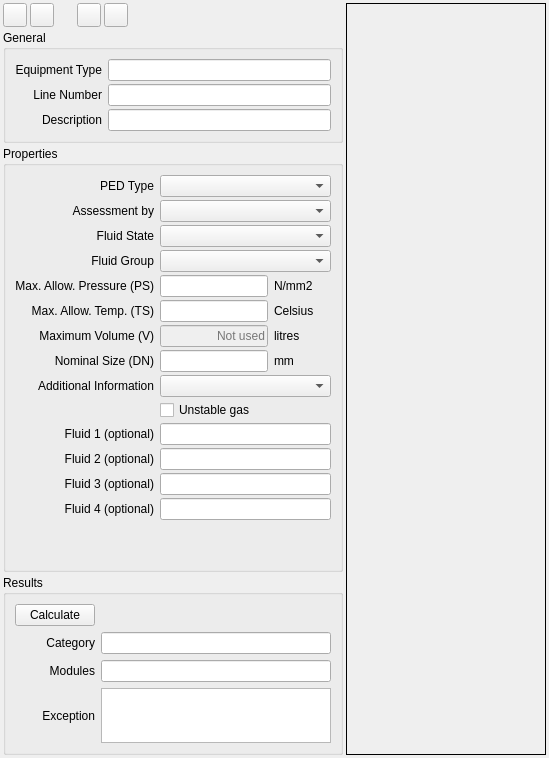
     <widget class="QWidget" name="page2">
      <layout class="QGridLayout" name="gridLayout_7">
       <property name="leftMargin">
        <number>3</number>
       </property>
       <property name="topMargin">
        <number>3</number>
       </property>
       <property name="rightMargin">
        <number>3</number>
       </property>
       <property name="bottomMargin">
        <number>3</number>
       </property>
       <property name="spacing">
        <number>3</number>
       </property>
       <item row="0" column="0">
        <layout class="QVBoxLayout" name="verticalLayout_4">
         <property name="spacing">
          <number>3</number>
         </property>
         <item>
          <layout class="QHBoxLayout" name="horizontalLayout_2">
           <property name="spacing">
            <number>3</number>
           </property>
           <item>
            <widget class="QPushButton" name="pbPreviousLine">
             <property name="minimumSize">
              <size>
               <width>24</width>
               <height>24</height>
              </size>
             </property>
             <property name="maximumSize">
              <size>
               <width>24</width>
               <height>24</height>
              </size>
             </property>
             <property name="toolTip">
              <string>Previous</string>
             </property>
             <property name="text">
              <string/>
             </property>
             <property name="icon">
              <iconset resource="../../../db/src/gui/db.qrc">
               <normaloff>:/images/icons/arrow_left.png</normaloff>:/images/icons/arrow_left.png</iconset>
             </property>
            </widget>
           </item>
           <item>
            <widget class="QPushButton" name="pbNextLine">
             <property name="minimumSize">
              <size>
               <width>24</width>
               <height>24</height>
              </size>
             </property>
             <property name="maximumSize">
              <size>
               <width>24</width>
               <height>24</height>
              </size>
             </property>
             <property name="toolTip">
              <string>Next</string>
             </property>
             <property name="text">
              <string/>
             </property>
             <property name="icon">
              <iconset resource="../../../db/src/gui/db.qrc">
               <normaloff>:/images/icons/arrow_right.png</normaloff>:/images/icons/arrow_right.png</iconset>
             </property>
            </widget>
           </item>
           <item>
            <spacer name="horizontalSpacer_3">
             <property name="orientation">
              <enum>Qt::Horizontal</enum>
             </property>
             <property name="sizeType">
              <enum>QSizePolicy::Preferred</enum>
             </property>
             <property name="sizeHint" stdset="0">
              <size>
               <width>20</width>
               <height>20</height>
              </size>
             </property>
            </spacer>
           </item>
           <item>
            <widget class="QPushButton" name="pbSaveLine">
             <property name="minimumSize">
              <size>
               <width>24</width>
               <height>24</height>
              </size>
             </property>
             <property name="maximumSize">
              <size>
               <width>24</width>
               <height>24</height>
              </size>
             </property>
             <property name="toolTip">
              <string>Save</string>
             </property>
             <property name="text">
              <string/>
             </property>
             <property name="icon">
              <iconset resource="../../../db/src/gui/db.qrc">
               <normaloff>:/images/icons/database_save.png</normaloff>:/images/icons/database_save.png</iconset>
             </property>
            </widget>
           </item>
           <item>
            <widget class="QPushButton" name="pbRevertLine">
             <property name="minimumSize">
              <size>
               <width>24</width>
               <height>24</height>
              </size>
             </property>
             <property name="maximumSize">
              <size>
               <width>24</width>
               <height>24</height>
              </size>
             </property>
             <property name="toolTip">
              <string>Revert changes</string>
             </property>
             <property name="text">
              <string/>
             </property>
             <property name="icon">
              <iconset resource="../../../db/src/gui/db.qrc">
               <normaloff>:/images/icons/arrow_undo.png</normaloff>:/images/icons/arrow_undo.png</iconset>
             </property>
            </widget>
           </item>
           <item>
            <spacer name="horizontalSpacer_4">
             <property name="orientation">
              <enum>Qt::Horizontal</enum>
             </property>
             <property name="sizeHint" stdset="0">
              <size>
               <width>40</width>
               <height>20</height>
              </size>
             </property>
            </spacer>
           </item>
          </layout>
         </item>
         <item>
          <widget class="QGroupBox" name="groupBoxGeneralLine">
           <property name="sizePolicy">
            <sizepolicy hsizetype="MinimumExpanding" vsizetype="Fixed">
             <horstretch>0</horstretch>
             <verstretch>0</verstretch>
            </sizepolicy>
           </property>
           <property name="maximumSize">
            <size>
             <width>340</width>
             <height>16777215</height>
            </size>
           </property>
           <property name="title">
            <string>General</string>
           </property>
           <layout class="QGridLayout" name="gridLayout_4">
            <property name="verticalSpacing">
             <number>3</number>
            </property>
            <item row="1" column="0">
             <widget class="QLabel" name="lblTagNumberLine">
              <property name="text">
               <string>Line Number</string>
              </property>
              <property name="alignment">
               <set>Qt::AlignRight|Qt::AlignTrailing|Qt::AlignVCenter</set>
              </property>
             </widget>
            </item>
            <item row="1" column="1">
             <widget class="QLineEdit" name="leTagNumberLine">
              <property name="sizePolicy">
               <sizepolicy hsizetype="MinimumExpanding" vsizetype="Fixed">
                <horstretch>0</horstretch>
                <verstretch>0</verstretch>
               </sizepolicy>
              </property>
             </widget>
            </item>
            <item row="2" column="0">
             <widget class="QLabel" name="lblDescriptionLine">
              <property name="text">
               <string>Description</string>
              </property>
              <property name="alignment">
               <set>Qt::AlignRight|Qt::AlignTrailing|Qt::AlignVCenter</set>
              </property>
             </widget>
            </item>
            <item row="0" column="0">
             <widget class="QLabel" name="lblEquipmentTypeLine">
              <property name="text">
               <string>Equipment Type</string>
              </property>
              <property name="alignment">
               <set>Qt::AlignRight|Qt::AlignTrailing|Qt::AlignVCenter</set>
              </property>
             </widget>
            </item>
            <item row="2" column="1">
             <widget class="QLineEdit" name="leDescriptionLine">
              <property name="sizePolicy">
               <sizepolicy hsizetype="MinimumExpanding" vsizetype="Fixed">
                <horstretch>0</horstretch>
                <verstretch>0</verstretch>
               </sizepolicy>
              </property>
             </widget>
            </item>
            <item row="0" column="1">
             <widget class="QLineEdit" name="leEquipmentTypeLine"/>
            </item>
           </layout>
          </widget>
         </item>
         <item>
          <widget class="QGroupBox" name="gbPropertiesLine">
           <property name="sizePolicy">
            <sizepolicy hsizetype="MinimumExpanding" vsizetype="Preferred">
             <horstretch>0</horstretch>
             <verstretch>0</verstretch>
            </sizepolicy>
           </property>
           <property name="maximumSize">
            <size>
             <width>340</width>
             <height>16777215</height>
            </size>
           </property>
           <property name="title">
            <string>Properties</string>
           </property>
           <layout class="QGridLayout" name="gridLayout125">
            <property name="leftMargin">
             <number>9</number>
            </property>
            <property name="topMargin">
             <number>9</number>
            </property>
            <property name="rightMargin">
             <number>9</number>
            </property>
            <property name="bottomMargin">
             <number>9</number>
            </property>
            <property name="horizontalSpacing">
             <number>6</number>
            </property>
            <property name="verticalSpacing">
             <number>3</number>
            </property>
            <item row="2" column="1" colspan="2">
             <widget class="QComboBox" name="cbFluidStateLine"/>
            </item>
            <item row="3" column="1" colspan="2">
             <widget class="QComboBox" name="cbFluidGroupLine"/>
            </item>
            <item row="4" column="0">
             <widget class="QLabel" name="lblPsLine">
              <property name="text">
               <string>Max. Allow. Pressure (PS)</string>
              </property>
              <property name="alignment">
               <set>Qt::AlignRight|Qt::AlignTrailing|Qt::AlignVCenter</set>
              </property>
             </widget>
            </item>
            <item row="3" column="0">
             <widget class="QLabel" name="lblFluidGroupLine">
              <property name="text">
               <string>Fluid Group</string>
              </property>
              <property name="alignment">
               <set>Qt::AlignRight|Qt::AlignTrailing|Qt::AlignVCenter</set>
              </property>
             </widget>
            </item>
            <item row="2" column="0">
             <widget class="QLabel" name="lblFluidStateLine">
              <property name="text">
               <string>Fluid State</string>
              </property>
              <property name="alignment">
               <set>Qt::AlignRight|Qt::AlignTrailing|Qt::AlignVCenter</set>
              </property>
             </widget>
            </item>
            <item row="7" column="0">
             <widget class="QLabel" name="lblDnLine">
              <property name="text">
               <string>Nominal Size (DN)</string>
              </property>
              <property name="alignment">
               <set>Qt::AlignRight|Qt::AlignTrailing|Qt::AlignVCenter</set>
              </property>
             </widget>
            </item>
            <item row="6" column="0">
             <widget class="QLabel" name="lblVLine">
              <property name="text">
               <string>Maximum Volume (V)</string>
              </property>
              <property name="alignment">
               <set>Qt::AlignRight|Qt::AlignTrailing|Qt::AlignVCenter</set>
              </property>
             </widget>
            </item>
            <item row="4" column="2">
             <widget class="QLabel" name="label_11">
              <property name="text">
               <string>N/mm2</string>
              </property>
             </widget>
            </item>
            <item row="5" column="2">
             <widget class="QLabel" name="label_13">
              <property name="text">
               <string>Celsius</string>
              </property>
             </widget>
            </item>
            <item row="6" column="2">
             <widget class="QLabel" name="label_14">
              <property name="text">
               <string>litres</string>
              </property>
             </widget>
            </item>
            <item row="7" column="2">
             <widget class="QLabel" name="label_15">
              <property name="text">
               <string>mm</string>
              </property>
             </widget>
            </item>
            <item row="4" column="1">
             <widget class="QLineEdit" name="lePsLine">
              <property name="sizePolicy">
               <sizepolicy hsizetype="Preferred" vsizetype="Fixed">
                <horstretch>0</horstretch>
                <verstretch>0</verstretch>
               </sizepolicy>
              </property>
              <property name="alignment">
               <set>Qt::AlignRight|Qt::AlignTrailing|Qt::AlignVCenter</set>
              </property>
             </widget>
            </item>
            <item row="6" column="1">
             <widget class="QLineEdit" name="leVLine">
              <property name="enabled">
               <bool>false</bool>
              </property>
              <property name="sizePolicy">
               <sizepolicy hsizetype="Preferred" vsizetype="Fixed">
                <horstretch>0</horstretch>
                <verstretch>0</verstretch>
               </sizepolicy>
              </property>
              <property name="alignment">
               <set>Qt::AlignRight|Qt::AlignTrailing|Qt::AlignVCenter</set>
              </property>
              <property name="placeholderText">
               <string>Not used</string>
              </property>
             </widget>
            </item>
            <item row="5" column="1">
             <widget class="QLineEdit" name="leTsLine">
              <property name="sizePolicy">
               <sizepolicy hsizetype="Preferred" vsizetype="Fixed">
                <horstretch>0</horstretch>
                <verstretch>0</verstretch>
               </sizepolicy>
              </property>
              <property name="alignment">
               <set>Qt::AlignRight|Qt::AlignTrailing|Qt::AlignVCenter</set>
              </property>
             </widget>
            </item>
            <item row="7" column="1">
             <widget class="QLineEdit" name="leDnLine">
              <property name="sizePolicy">
               <sizepolicy hsizetype="Preferred" vsizetype="Fixed">
                <horstretch>0</horstretch>
                <verstretch>0</verstretch>
               </sizepolicy>
              </property>
              <property name="alignment">
               <set>Qt::AlignRight|Qt::AlignTrailing|Qt::AlignVCenter</set>
              </property>
             </widget>
            </item>
            <item row="5" column="0">
             <widget class="QLabel" name="lblTsLine">
              <property name="text">
               <string>Max. Allow. Temp. (TS)</string>
              </property>
              <property name="alignment">
               <set>Qt::AlignRight|Qt::AlignTrailing|Qt::AlignVCenter</set>
              </property>
             </widget>
            </item>
            <item row="1" column="0">
             <widget class="QLabel" name="lblAssessmentByLine">
              <property name="text">
               <string>Assessment by</string>
              </property>
              <property name="alignment">
               <set>Qt::AlignRight|Qt::AlignTrailing|Qt::AlignVCenter</set>
              </property>
             </widget>
            </item>
            <item row="0" column="0">
             <widget class="QLabel" name="lblPedTypeLine">
              <property name="text">
               <string>PED Type</string>
              </property>
              <property name="alignment">
               <set>Qt::AlignRight|Qt::AlignTrailing|Qt::AlignVCenter</set>
              </property>
             </widget>
            </item>
            <item row="1" column="1" colspan="2">
             <widget class="QComboBox" name="cbAssessmentByLine"/>
            </item>
            <item row="8" column="0">
             <widget class="QLabel" name="lblAdditionalInformationLine">
              <property name="text">
               <string>Additional Information</string>
              </property>
              <property name="alignment">
               <set>Qt::AlignRight|Qt::AlignTrailing|Qt::AlignVCenter</set>
              </property>
             </widget>
            </item>
            <item row="8" column="1" colspan="2">
             <widget class="QComboBox" name="cbAdditionalInformationLine"/>
            </item>
            <item row="9" column="1">
             <widget class="QCheckBox" name="chbUnstableGasLine">
              <property name="text">
               <string>Unstable gas</string>
              </property>
             </widget>
            </item>
            <item row="14" column="0" colspan="3">
             <spacer name="verticalSpacer_2">
              <property name="orientation">
               <enum>Qt::Vertical</enum>
              </property>
              <property name="sizeHint" stdset="0">
               <size>
                <width>20</width>
                <height>40</height>
               </size>
              </property>
             </spacer>
            </item>
            <item row="10" column="0">
             <widget class="QLabel" name="lblFluid1Line">
              <property name="text">
               <string>Fluid 1 (optional)</string>
              </property>
              <property name="alignment">
               <set>Qt::AlignRight|Qt::AlignTrailing|Qt::AlignVCenter</set>
              </property>
             </widget>
            </item>
            <item row="10" column="1" colspan="2">
             <widget class="QLineEdit" name="leFluid1Line"/>
            </item>
            <item row="11" column="0">
             <widget class="QLabel" name="lblFluid2Line">
              <property name="text">
               <string>Fluid 2 (optional)</string>
              </property>
              <property name="alignment">
               <set>Qt::AlignRight|Qt::AlignTrailing|Qt::AlignVCenter</set>
              </property>
             </widget>
            </item>
            <item row="12" column="0">
             <widget class="QLabel" name="lblFluid3Line">
              <property name="text">
               <string>Fluid 3 (optional)</string>
              </property>
              <property name="alignment">
               <set>Qt::AlignRight|Qt::AlignTrailing|Qt::AlignVCenter</set>
              </property>
             </widget>
            </item>
            <item row="13" column="0">
             <widget class="QLabel" name="lblFluid4Line">
              <property name="text">
               <string>Fluid 4 (optional)</string>
              </property>
              <property name="alignment">
               <set>Qt::AlignRight|Qt::AlignTrailing|Qt::AlignVCenter</set>
              </property>
             </widget>
            </item>
            <item row="11" column="1" colspan="2">
             <widget class="QLineEdit" name="leFluid2Line"/>
            </item>
            <item row="12" column="1" colspan="2">
             <widget class="QLineEdit" name="leFluid3Line"/>
            </item>
            <item row="13" column="1" colspan="2">
             <widget class="QLineEdit" name="leFluid4Line"/>
            </item>
            <item row="0" column="1" colspan="2">
             <widget class="QComboBox" name="cbPedTypeLine"/>
            </item>
           </layout>
          </widget>
         </item>
         <item>
          <widget class="QGroupBox" name="groupBoxResultLine">
           <property name="sizePolicy">
            <sizepolicy hsizetype="MinimumExpanding" vsizetype="Fixed">
             <horstretch>1</horstretch>
             <verstretch>0</verstretch>
            </sizepolicy>
           </property>
           <property name="minimumSize">
            <size>
             <width>300</width>
             <height>0</height>
            </size>
           </property>
           <property name="maximumSize">
            <size>
             <width>340</width>
             <height>180</height>
            </size>
           </property>
           <property name="baseSize">
            <size>
             <width>0</width>
             <height>249</height>
            </size>
           </property>
           <property name="autoFillBackground">
            <bool>false</bool>
           </property>
           <property name="title">
            <string>Results</string>
           </property>
           <layout class="QGridLayout" name="gridLayout_5">
            <item row="0" column="0">
             <widget class="QPushButton" name="pbCalculateLine">
              <property name="text">
               <string>Calculate</string>
              </property>
             </widget>
            </item>
            <item row="1" column="0">
             <widget class="QLabel" name="lblCategoryLine">
              <property name="text">
               <string>Category</string>
              </property>
              <property name="alignment">
               <set>Qt::AlignRight|Qt::AlignTrailing|Qt::AlignVCenter</set>
              </property>
             </widget>
            </item>
            <item row="1" column="1">
             <widget class="QLineEdit" name="leCategoryLine"/>
            </item>
            <item row="2" column="0">
             <widget class="QLabel" name="lblModulesLine">
              <property name="text">
               <string>Modules</string>
              </property>
              <property name="alignment">
               <set>Qt::AlignRight|Qt::AlignTrailing|Qt::AlignVCenter</set>
              </property>
             </widget>
            </item>
            <item row="2" column="1">
             <widget class="QLineEdit" name="leModulesLine"/>
            </item>
            <item row="3" column="0">
             <widget class="QLabel" name="lblExceptionLine">
              <property name="text">
               <string>Exception</string>
              </property>
              <property name="alignment">
               <set>Qt::AlignRight|Qt::AlignTrailing|Qt::AlignVCenter</set>
              </property>
             </widget>
            </item>
            <item row="3" column="1">
             <widget class="QTextEdit" name="teExceptionLine">
              <property name="sizePolicy">
               <sizepolicy hsizetype="Expanding" vsizetype="Fixed">
                <horstretch>0</horstretch>
                <verstretch>0</verstretch>
               </sizepolicy>
              </property>
              <property name="maximumSize">
               <size>
                <width>16777215</width>
                <height>100</height>
               </size>
              </property>
             </widget>
            </item>
           </layout>
          </widget>
         </item>
        </layout>
       </item>
       <item row="0" column="1">
        <widget class="QFrame" name="ped_tableLine">
         <property name="sizePolicy">
          <sizepolicy hsizetype="Expanding" vsizetype="Expanding">
           <horstretch>2</horstretch>
           <verstretch>2</verstretch>
          </sizepolicy>
         </property>
         <property name="minimumSize">
          <size>
           <width>200</width>
           <height>200</height>
          </size>
         </property>
         <property name="sizeIncrement">
          <size>
           <width>1</width>
           <height>1</height>
          </size>
         </property>
         <property name="autoFillBackground">
          <bool>false</bool>
         </property>
         <property name="frameShape">
          <enum>QFrame::Panel</enum>
         </property>
         <property name="frameShadow">
          <enum>QFrame::Plain</enum>
         </property>
        </widget>
       </item>
      </layout>
     </widget>
